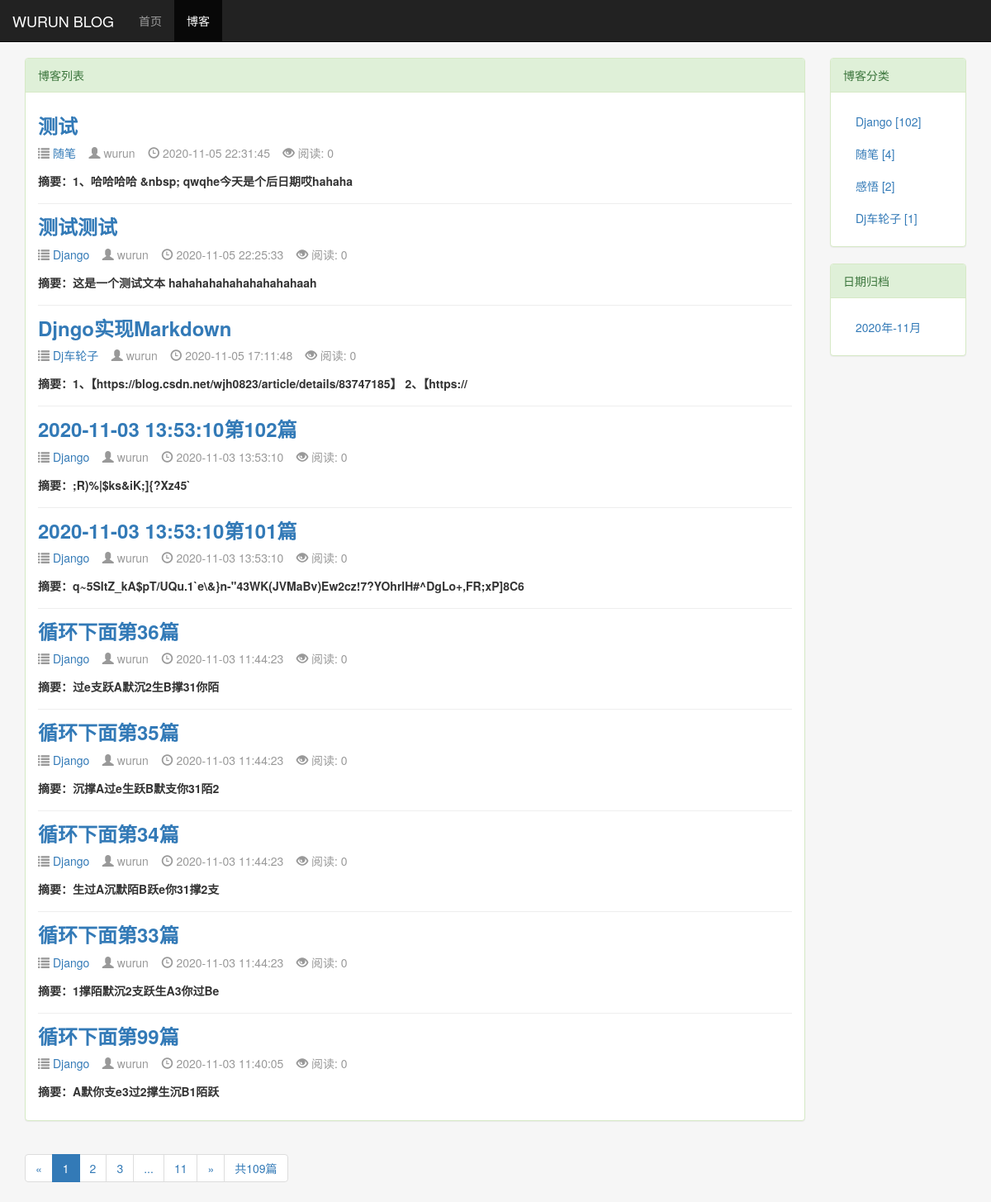
The page /blog/ on the database as committed earlier.
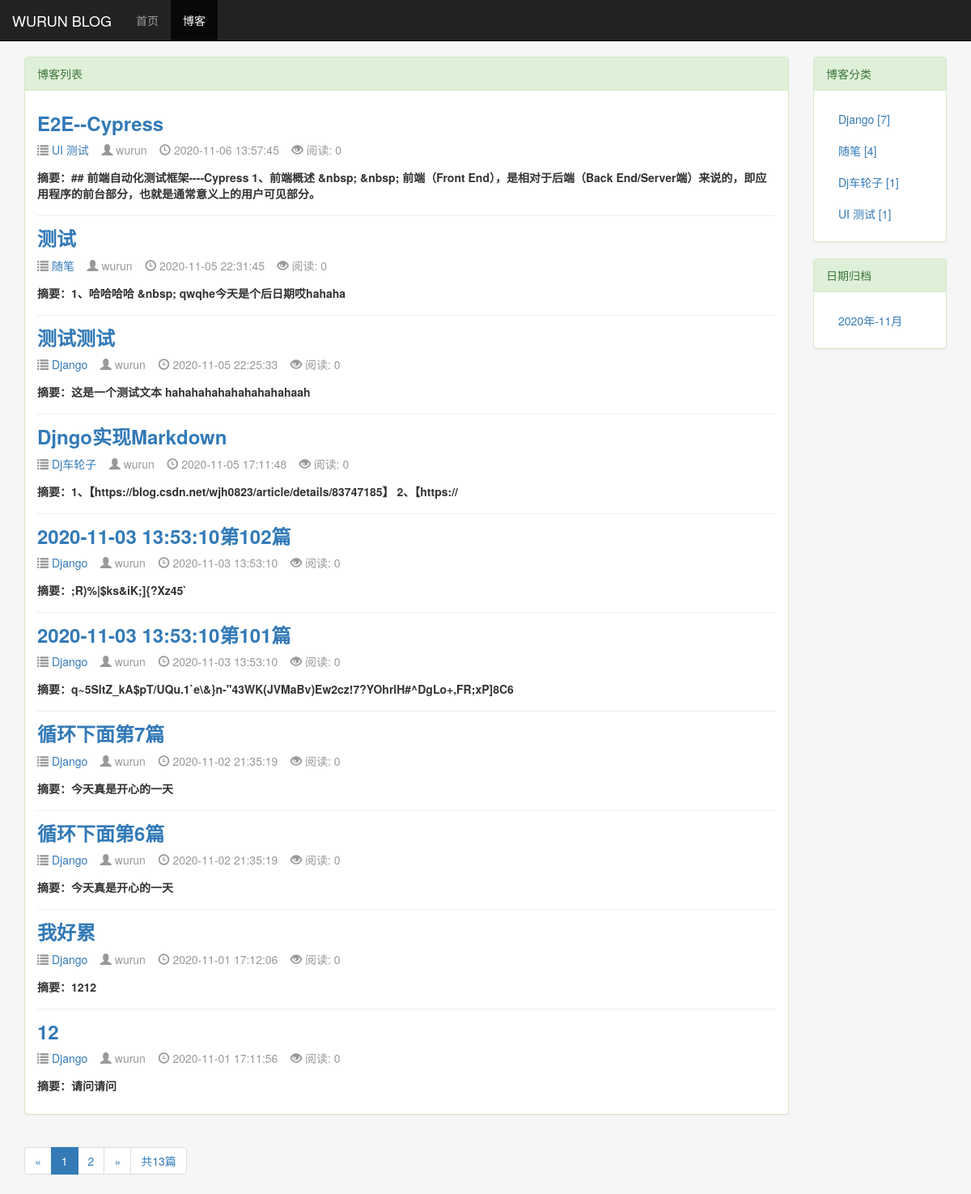
The same page on the database as committed later.
### blog/models.py (models this page shows, shortened)
class Blog(models.Model, ReadNumExpandMethod):
    title = models.CharField(max_length=50)
    blog_type = models.ForeignKey(BlogType, on_delete=models.DO_NOTHING)
    content = RichTextUploadingField()
    author = models.ForeignKey(User, on_delete=models.DO_NOTHING, default=1)
    created_time = models.DateTimeField(auto_now_add=True)
    last_updated_time = models.DateTimeField(auto_now=True)
    objects = models.Manager()
    class Meta:
        ordering = ['-created_time']  # 倒序显示列表

class BlogType(models.Model):
    type_name = models.CharField(max_length=15)
    objects = models.Manager()  # 加上这句才能应用objects
    def __str__(self):
        return self.type_name
    def blog_count(self):
        return self.blog_set.count()  # blog_set是反向获取被关联外键的model。模型名称小写加_set，count获取数量，相当于sql跨表查询

### blog/views.py (the view)
# urls.py: path('', views.blog_list, name='blog_list'),  # 博客列表链接
def blog_list(request):
    blogs_all_list = Blog.objects.all()  # 获取全部的博客列表
    context = get_blogs_list_common_data(request, blogs_all_list)
    return render_to_response('blog/blog_list.html', context)

### read_statistics/models.py (called while the page is built)
    def get_read_num(self):
        try:
            ct = ContentType.objects.get_for_model(self)  # 获取模型类或模型实例，然后返回ContentType代表该模型的实例
            readnum = ReadNum.objects.get(content_type=ct, object_id=self.pk)  # 根据模型类实例与主键id获取到记录
            return readnum.read_num
        except exceptions.ObjectDoesNotExist:  # 如果不存在read_num, 返回0
            return 0

### blog/templates/blog/blog_list.html (shortened to what the changed rows need)
{% extends 'base.html' %}
{% load static %}
{% block heard_extends %}
    <link rel="stylesheet" href="{% static '/blog/blog.css' %}">
{% endblock %}
{% block content %}
    <div class="container">
        <div class="row">
            <div class="col-xs-12 col-sm-8 col-md-9 col-lg-10">
                <div class="panel panel-success">
                    <div class="panel-body">
                           {% for blog in blogs %}
                                <div class="blog">
                                    <h3><b><a href="{% url 'blog_detail' blog.pk%}">{{ blog.title }}</a></b></h3>
                                    <p class="blog-info">
                                        <span class="glyphicon glyphicon-list"></span><a href="{% url 'blogs_with_type' blog.blog_type.pk %}"> {{ blog.blog_type}}</a>&nbsp;&nbsp;&nbsp;
                                        <span class="glyphicon glyphicon-user"></span> {{ blog.author }}&nbsp;&nbsp;&nbsp;
                                        <span class="glyphicon glyphicon-time"></span> {{ blog.created_time|date:"Y-m-d H:i:s" }}&nbsp;&nbsp;&nbsp;
                                        <span class="glyphicon glyphicon glyphicon-eye-open"></span> 阅读: {{ blog.get_read_num }}
                                    </p>
                                    <p><b>摘要：{{ blog.content|striptags|truncatechars:120 }}</b></p>
                                </div>
                           {% empty %}
                                <div class="blog">
                                    <h3>-- 暂无博客，敬请期待 --</h3>
                                </div>
                           {% endfor %}
                    </div>
                </div>
                <div>
                    <ul class="pagination">
                        {% for page_num in page_range %}
                            {% if page_num == page_of_blogs.number %}
                                <li class="active"><span>{{ page_num }}</span></li>
                            {% else %}
                                {%if page_num == '...'%}
                                    <li><span>{{ page_num }}</span></li>
                                {% else %}
                                    <li><a href="?page={{ page_num }}">{{ page_num }}</a></li>
                                {% endif %}
                            {% endif %}
                        {% endfor %}
                        <li><span>共{{ page_of_blogs.paginator.count }}篇</span></li>
                    </ul>
                </div>
            </div>
            <div class="hidden-xs col-sm-4 col-md-3 col-lg-2">
                <div class="panel panel-success">
                      <div class="panel-body">
                            <ul class="list-group">
                                {% for blog_type in blog_types %}
                                    <li class="list-group-item">
                                        <a href="{% url 'blogs_with_type' blog_type.pk %}">{{ blog_type.type_name}} [{{ blog_type.blog_count }}]
                                    </a></li>
                                {% empty %}
                                    <li>暂无分类</li>
                                {% endfor %}
                            </ul>
                      </div>
                </div>
                <div class="panel panel-success">
                    <div class="panel-body">
                        <ul class="list-group">
                            {% for blog_date in blog_dates %}
                                <li class="list-group-item">
                                    <a href="{% url 'blogs_with_date' blog_date.year blog_date.month %}">{{ blog_date|date:"Y年-m月" }}
                                </a></li>
                            {% endfor %}
                        </ul>
                    </div>
                </div>
            </div>
        </div>
    </div>
{% endblock %}

Rows that differ between the two databases and show on the page:
removed Blog: title "循环下面第36篇", blog_type "Django", author "wurun", created_time "2020-11-03 11:44:23", get_read_num "0", content "过e支跃A默沉2生B撑31你陌"
removed Blog: title "循环下面第35篇", blog_type "Django", author "wurun", created_time "2020-11-03 11:44:23", get_read_num "0", content "沉撑A过e生跃B默支你31陌2"
removed Blog: title "循环下面第34篇", blog_type "Django", author "wurun", created_time "2020-11-03 11:44:23", get_read_num "0", content "生过A沉默陌B跃e你31撑2支"
removed Blog: title "循环下面第33篇", blog_type "Django", author "wurun", created_time "2020-11-03 11:44:23", get_read_num "0", content "1撑陌默沉2支跃生A3你过Be"
removed Blog: title "循环下面第99篇", blog_type "Django", author "wurun", created_time "2020-11-03 11:40:05", get_read_num "0", content "A默你支e3过2撑生沉B1陌跃"
removed BlogType: type_name "感悟", blog_count "2"
added Blog: title "E2E--Cypress", blog_type "UI 测试", author "wurun", created_time "2020-11-06 13:57:45", get_read_num "0", content "## 前端自动化测试框架----Cypress 1、前端概述 &nbsp; &nbsp; 前端（Front End），是相对于后端（Back End/Server端）来说的，即应用程序的前台部分，也就是通常意义上的用户可见部分。"
now on this page (row unchanged): Blog: title "循环下面第7篇", blog_type "Django", author "wurun", created_time "2020-11-02 21:35:19", get_read_num "0", content "今天真是开心的一天"
now on this page (row unchanged): Blog: title "循环下面第6篇", blog_type "Django", author "wurun", created_time "2020-11-02 21:35:19", get_read_num "0", content "今天真是开心的一天"
now on this page (row unchanged): Blog: title "我好累", blog_type "Django", author "wurun", created_time "2020-11-01 17:12:06", get_read_num "0", content "1212"
now on this page (row unchanged): Blog: title "12", blog_type "Django", author "wurun", created_time "2020-11-01 17:11:56", get_read_num "0", content "请问请问"
computed for BlogType "Django": blog_count "102" → "7"
added BlogType: type_name "UI 测试", blog_count "1"
Other text that changed with them:
{{ page_of_blogs.paginator.count }}: "109" → "13"
list line gone: "3"
list line gone: "11"
